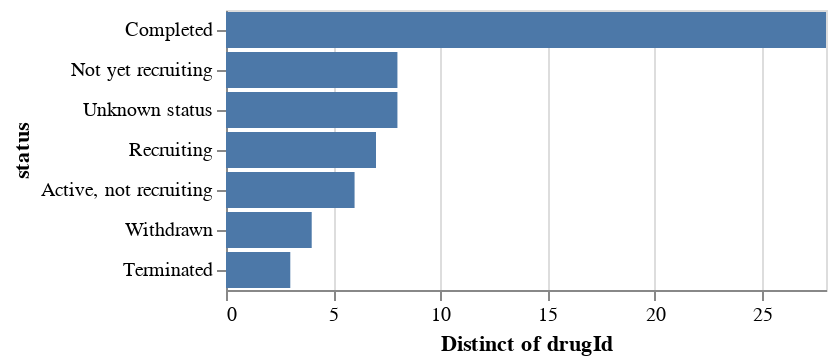

Here is the notebook cell this chart was saved with:
### Markdown cell above
## Reorder Y-axis (status) by x-axis (count)

Altair syntax allows you to sort by another field. In our case, we want to sort by the data result mapped to "x" (which is `distinct(drugId)`) but in descending order.

When you start to add in more complex encodings and parameters, you have to start using Altair's object representations such as `alt.X()` or `alt.Color()` rather than the column names themselves (this is a shortcut to an extent)

### Code cell
import altair as alt

fig = (
    alt.Chart(df).mark_bar().encode(
        x="distinct(drugId):Q",
        y=alt.Y("status:N").sort("-x"),
        tooltip=[
            "distinct(drugId):Q", 
            "status:N"
        ]
    )
)

fig

### Figure 1 — Vega-Lite specification as saved in the notebook (floating-point values rounded to 4 significant figures)
{"config": {"view": {"continuousWidth": 300, "continuousHeight": 300}}, "data": {"name": "data-d8b010d8a623bfd2a3ba7a368b00fc84"}, "mark": {"type": "bar"}, "encoding": {"tooltip": [{"aggregate": "distinct", "field": "drugId", "type": "quantitative"}, {"field": "status", "type": "nominal"}], "x": {"aggregate": "distinct", "field": "drugId", "type": "quantitative"}, "y": {"field": "status", "sort": "-x", "type": "nominal"}}, "$schema": "https://vega.github.io/schema/vega-lite/v5.15.1.json", "datasets": {"data-d8b010d8a623bfd2a3ba7a368b00fc84": [{"diseaseId": "EFO_0004194", "diseaseName": "IGA glomerulonephritis", "drugId": "CHEMBL429910", "drugName": "DAPAGLIFLOZIN", "type": "Small molecule", "mechanismOfAction": "Sodium/glucose cotransporter 2 inhibitor", "actionType": "Inhibitor", "symbol": "SLC5A2", "name": "solute carrier family 5 member 2", "phase": 4, "status": "Not yet recruiting", "source": "https://clinicaltrials.gov/ct2/show/NCT04662723"}, {"diseaseId": "EFO_0004194", "diseaseName": "IGA glomerulonephritis", "drugId": "CHEMBL1168", "drugName": "RAMIPRIL", "type": "Small molecule", "mechanismOfAction": "Angiotensin-converting enzyme inhibitor", "actionType": "Inhibitor", "symbol": "ACE", "name": "angiotensin I converting enzyme", "phase": 4, "status": "Not yet recruiting", "source": "https://clinicaltrials.gov/ct2/show/NCT04662723"}, {"diseaseId": "EFO_0004194", "diseaseName": "IGA glomerulonephritis", "drugId": "CHEMBL1535", "drugName": "HYDROXYCHLOROQUINE", "type": "Small molecule", "mechanismOfAction": "Toll-like receptor 7 antagonist", "actionType": "Antagonist", "symbol": "TLR7", "name": "toll like receptor 7", "phase": 4, "status": "Completed", "source": "https://clinicaltrials.gov/ct2/show/NCT02351752"}, {"diseaseId": "EFO_0004194", "diseaseName": "IGA glomerulonephritis", "drugId": "CHEMBL1639", "drugName": "ALISKIREN", "type": "Small molecule", "mechanismOfAction": "Renin inhibitor", "actionType": "Inhibitor", "symbol": "REN", "name": "renin", "phase": 4, "status": "Completed", "source": "https://clinicaltrials.gov/ct2/show/NCT00922311"}, {"diseaseId": "EFO_0004194", "diseaseName": "IGA glomerulonephritis", "drugId": "CHEMBL4594217", "drugName": "CANAGLIFLOZIN", "type": "Small molecule", "mechanismOfAction": "Sodium/glucose cotransporter 2 inhibitor", "actionType": "Inhibitor", "symbol": "SLC5A2", "name": "solute carrier family 5 member 2", "phase": 4, "status": "Not yet recruiting", "source": "https://clinicaltrials.gov/ct2/show/NCT04662723"}, {"diseaseId": "EFO_0004194", "diseaseName": "IGA glomerulonephritis", "drugId": "CHEMBL1535", "drugName": "HYDROXYCHLOROQUINE", "type": "Small molecule", "mechanismOfAction": "Toll-like receptor 9 antagonist", "actionType": "Antagonist", "symbol": "TLR9", "name": "toll like receptor 9", "phase": 4, "status": "Completed", "source": "https://clinicaltrials.gov/ct2/show/NCT02351752"}, {"diseaseId": "EFO_0004194", "diseaseName": "IGA glomerulonephritis", "drugId": "CHEMBL578", "drugName": "ENALAPRIL", "type": "Small molecule", "mechanismOfAction": "Angiotensin-converting enzyme inhibitor", "actionType": "Inhibitor", "symbol": "ACE", "name": "angiotensin I converting enzyme", "phase": 4, "status": "Completed", "source": "https://clinicaltrials.gov/ct2/show/NCT00367562"}, {"diseaseId": "EFO_0004194", "diseaseName": "IGA glomerulonephritis", "drugId": "CHEMBL1456", "drugName": "MYCOPHENOLATE MOFETIL", "type": "Small molecule", "mechanismOfAction": "Inosine-5'-monophosphate dehydrogenase (IMPDH) inhibitor", "actionType": "Inhibitor", "symbol": "IMPDH1", "name": "inosine monophosphate dehydrogenase 1", "phase": 4, "status": "Unknown status", "source": "https://clinicaltrials.gov/ct2/show/NCT02981212"}, {"diseaseId": "EFO_0004194", "diseaseName": "IGA glomerulonephritis", "drugId": "CHEMBL1069", "drugName": "VALSARTAN", "type": "Small molecule", "mechanismOfAction": "Type-1 angiotensin II receptor antagonist", "actionType": "Antagonist", "symbol": "AGTR1", "name": "angiotensin II receptor type 1", "phase": 4, "status": "Unknown status", "source": "https://clinicaltrials.gov/ct2/show/NCT02765594"}, {"diseaseId": "EFO_0004194", "diseaseName": "IGA glomerulonephritis", "drugId": "CHEMBL1690", "drugName": "HYDROXYCHLOROQUINE SULFATE", "type": "Small molecule", "mechanismOfAction": "Toll-like receptor 7 antagonist", "actionType": "Antagonist", "symbol": "TLR7", "name": "toll like receptor 7", "phase": 4, "status": "Completed", "source": "https://clinicaltrials.gov/ct2/show/NCT02351752"}, {"diseaseId": "EFO_0004194", "diseaseName": "IGA glomerulonephritis", "drugId": "CHEMBL1535", "drugName": "HYDROXYCHLOROQUINE", "type": "Small molecule", "mechanismOfAction": "Toll-like receptor 9 antagonist", "actionType": "Antagonist", "symbol": "TLR9", "name": "toll like receptor 9", "phase": 4, "status": "Unknown status", "source": "https://clinicaltrials.gov/ct2/show/NCT02765594"}, {"diseaseId": "EFO_0004194", "diseaseName": "IGA glomerulonephritis", "drugId": "CHEMBL608", "drugName": "PROBUCOL", "type": "Small molecule", "mechanismOfAction": "ATP-binding cassette sub-family A member 1 inhibitor", "actionType": "Inhibitor", "symbol": "ABCA1", "name": "ATP binding cassette subfamily A member 1", "phase": 4, "status": "Completed", "source": "https://clinicaltrials.gov/ct2/show/NCT00426348"}, {"diseaseId": "EFO_0004194", "diseaseName": "IGA glomerulonephritis", "drugId": "CHEMBL191", "drugName": "LOSARTAN", "type": "Small molecule", "mechanismOfAction": "Type-1 angiotensin II receptor antagonist", "actionType": "Antagonist", "symbol": "AGTR1", "name": "angiotensin II receptor type 1", "phase": 4, "status": "Unknown status", "source": "https://clinicaltrials.gov/ct2/show/NCT02231125"}, {"diseaseId": "EFO_0004194", "diseaseName": "IGA glomerulonephritis", "drugId": "CHEMBL635", "drugName": "PREDNISONE", "type": "Small molecule", "mechanismOfAction": "Glucocorticoid receptor agonist", "actionType": "Agonist", "symbol": "NR3C1", "name": "nuclear receptor subfamily 3 group C member 1", "phase": 4, "status": "Unknown status", "source": "https://clinicaltrials.gov/ct2/show/NCT01758120"}, {"diseaseId": "EFO_0004194", "diseaseName": "IGA glomerulonephritis", "drugId": "CHEMBL1690", "drugName": "HYDROXYCHLOROQUINE SULFATE", "type": "Small molecule", "mechanismOfAction": "Toll-like receptor 9 antagonist", "actionType": "Antagonist", "symbol": "TLR9", "name": "toll like receptor 9", "phase": 4, "status": "Unknown status", "source": "https://clinicaltrials.gov/ct2/show/NCT02765594"}, {"diseaseId": "EFO_0004194", "diseaseName": "IGA glomerulonephritis", "drugId": "CHEMBL1690", "drugName": "HYDROXYCHLOROQUINE SULFATE", "type": "Small molecule", "mechanismOfAction": "Toll-like receptor 9 antagonist", "actionType": "Antagonist", "symbol": "TLR9", "name": "toll like receptor 9", "phase": 4, "status": "Completed", "source": "https://clinicaltrials.gov/ct2/show/NCT02351752"}, {"diseaseId": "EFO_0004194", "diseaseName": "IGA glomerulonephritis", "drugId": "CHEMBL1201576", "drugName": "RITUXIMAB", "type": "Antibody", "mechanismOfAction": "B-lymphocyte antigen CD20 binding agent", "actionType": "Binding agent", "symbol": "MS4A1", "name": "membrane spanning 4-domains A1", "phase": 4, "status": "Recruiting", "source": "https://clinicaltrials.gov/ct2/show/NCT04525729"}, {"diseaseId": "EFO_0004194", "diseaseName": "IGA glomerulonephritis", "drugId": "CHEMBL1069", "drugName": "VALSARTAN", "type": "Small molecule", "mechanismOfAction": "Type-1 angiotensin II receptor antagonist", "actionType": "Antagonist", "symbol": "AGTR1", "name": "angiotensin II receptor type 1", "phase": 4, "status": "Completed", "source": "https://clinicaltrials.gov/ct2/show/NCT00367562,https://clinicaltrials.gov/ct2/show/NCT00426348"}, {"diseaseId": "EFO_0004194", "diseaseName": "IGA glomerulonephritis", "drugId": "CHEMBL1456", "drugName": "MYCOPHENOLATE MOFETIL", "type": "Small molecule", "mechanismOfAction": "Inosine-5'-monophosphate dehydrogenase (IMPDH) inhibitor", "actionType": "Inhibitor", "symbol": "IMPDH2", "name": "inosine monophosphate dehydrogenase 2", "phase": 4, "status": "Completed", "source": "https://clinicaltrials.gov/ct2/show/NCT00863252"}, {"diseaseId": "EFO_0004194", "diseaseName": "IGA glomerulonephritis", "drugId": "CHEMBL635", "drugName": "PREDNISONE", "type": "Small molecule", "mechanismOfAction": "Glucocorticoid receptor agonist", "actionType": "Agonist", "symbol": "NR3C1", "name": "nuclear receptor subfamily 3 group C member 1", "phase": 4, "status": "Active, not recruiting", "source": "https://clinicaltrials.gov/ct2/show/NCT03218852"}, {"diseaseId": "EFO_0004194", "diseaseName": "IGA glomerulonephritis", "drugId": "CHEMBL1456", "drugName": "MYCOPHENOLATE MOFETIL", "type": "Small molecule", "mechanismOfAction": "Inosine-5'-monophosphate dehydrogenase (IMPDH) inhibitor", "actionType": "Inhibitor", "symbol": "IMPDH2", "name": "inosine monophosphate dehydrogenase 2", "phase": 4, "status": "Unknown status", "source": "https://clinicaltrials.gov/ct2/show/NCT02981212"}, {"diseaseId": "EFO_0004194", "diseaseName": "IGA glomerulonephritis", "drugId": "CHEMBL1201576", "drugName": "RITUXIMAB", "type": "Antibody", "mechanismOfAction": "B-lymphocyte antigen CD20 binding agent", "actionType": "Binding agent", "symbol": "MS4A1", "name": "membrane spanning 4-domains A1", "phase": 4, "status": "Unknown status", "source": "https://clinicaltrials.gov/ct2/show/NCT02571842"}, {"diseaseId": "EFO_0004194", "diseaseName": "IGA glomerulonephritis", "drugId": "CHEMBL1690", "drugName": "HYDROXYCHLOROQUINE SULFATE", "type": "Small molecule", "mechanismOfAction": "Toll-like receptor 7 antagonist", "actionType": "Antagonist", "symbol": "TLR7", "name": "toll like receptor 7", "phase": 4, "status": "Unknown status", "source": "https://clinicaltrials.gov/ct2/show/NCT02765594"}, {"diseaseId": "EFO_0004194", "diseaseName": "IGA glomerulonephritis", "drugId": "CHEMBL1201081", "drugName": "METHYLPREDNISOLONE SODIUM SUCCINATE", "type": "Small molecule", "mechanismOfAction": "Glucocorticoid receptor agonist", "actionType": "Agonist", "symbol": "NR3C1", "name": "nuclear receptor subfamily 3 group C member 1", "phase": 4, "status": "Completed", "source": "https://clinicaltrials.gov/ct2/show/NCT00755859"}, {"diseaseId": "EFO_0004194", "diseaseName": "IGA glomerulonephritis", "drugId": "CHEMBL1237", "drugName": "LISINOPRIL", "type": "Small molecule", "mechanismOfAction": "Angiotensin-converting enzyme inhibitor", "actionType": "Inhibitor", "symbol": "ACE", "name": "angiotensin I converting enzyme", "phase": 4, "status": "Not yet recruiting", "source": "https://clinicaltrials.gov/ct2/show/NCT04662723"}, {"diseaseId": "EFO_0004194", "diseaseName": "IGA glomerulonephritis", "drugId": "CHEMBL1201265", "drugName": "METHYLPREDNISOLONE HEMISUCCINATE", "type": "Small molecule", "mechanismOfAction": "Glucocorticoid receptor agonist", "actionType": "Agonist", "symbol": "NR3C1", "name": "nuclear receptor subfamily 3 group C member 1", "phase": 4, "status": "Completed", "source": "https://clinicaltrials.gov/ct2/show/NCT00755859"}, {"diseaseId": "EFO_0004194", "diseaseName": "IGA glomerulonephritis", "drugId": "CHEMBL1535", "drugName": "HYDROXYCHLOROQUINE", "type": "Small molecule", "mechanismOfAction": "Toll-like receptor 7 antagonist", "actionType": "Antagonist", "symbol": "TLR7", "name": "toll like receptor 7", "phase": 4, "status": "Unknown status", "source": "https://clinicaltrials.gov/ct2/show/NCT02765594"}, {"diseaseId": "EFO_0004194", "diseaseName": "IGA glomerulonephritis", "drugId": "CHEMBL1201576", "drugName": "RITUXIMAB", "type": "Antibody", "mechanismOfAction": "B-lymphocyte antigen CD20 binding agent", "actionType": "Binding agent", "symbol": "MS4A1", "name": "membrane spanning 4-domains A1", "phase": 4, "status": "Completed", "source": "https://clinicaltrials.gov/ct2/show/NCT00498368"}, {"diseaseId": "EFO_0004194", "diseaseName": "IGA glomerulonephritis", "drugId": "CHEMBL1456", "drugName": "MYCOPHENOLATE MOFETIL", "type": "Small molecule", "mechanismOfAction": "Inosine-5'-monophosphate dehydrogenase (IMPDH) inhibitor", "actionType": "Inhibitor", "symbol": "IMPDH1", "name": "inosine monophosphate dehydrogenase 1", "phase": 4, "status": "Completed", "source": "https://clinicaltrials.gov/ct2/show/NCT00863252"}, {"diseaseId": "EFO_0004194", "diseaseName": "IGA glomerulonephritis", "drugId": "CHEMBL2048484", "drugName": "CANAGLIFLOZIN", "type": "Small molecule", "mechanismOfAction": "Sodium/glucose cotransporter 2 inhibitor", "actionType": "Inhibitor", "symbol": "SLC5A2", "name": "solute carrier family 5 member 2", "phase": 4, "status": "Not yet recruiting", "source": "https://clinicaltrials.gov/ct2/show/NCT04662723"}, {"diseaseId": "EFO_0004194", "diseaseName": "IGA glomerulonephritis", "drugId": "CHEMBL191", "drugName": "LOSARTAN", "type": "Small molecule", "mechanismOfAction": "Type-1 angiotensin II receptor antagonist", "actionType": "Antagonist", "symbol": "AGTR1", "name": "angiotensin II receptor type 1", "phase": 4, "status": "Completed", "source": "https://clinicaltrials.gov/ct2/show/NCT01115426"}, {"diseaseId": "EFO_0004194", "diseaseName": "IGA glomerulonephritis", "drugId": "CHEMBL2107830", "drugName": "EMPAGLIFLOZIN", "type": "Small molecule", "mechanismOfAction": "Sodium/glucose cotransporter 2 inhibitor", "actionType": "Inhibitor", "symbol": "SLC5A2", "name": "solute carrier family 5 member 2", "phase": 4, "status": "Not yet recruiting", "source": "https://clinicaltrials.gov/ct2/show/NCT04662723"}, {"diseaseId": "EFO_0004194", "diseaseName": "IGA glomerulonephritis", "drugId": "CHEMBL191", "drugName": "LOSARTAN", "type": "Small molecule", "mechanismOfAction": "Type-1 angiotensin II receptor antagonist", "actionType": "Antagonist", "symbol": "AGTR1", "name": "angiotensin II receptor type 1", "phase": 4, "status": "Not yet recruiting", "source": "https://clinicaltrials.gov/ct2/show/NCT04662723"}, {"diseaseId": "EFO_0004194", "diseaseName": "IGA glomerulonephritis", "drugId": "CHEMBL1168", "drugName": "RAMIPRIL", "type": "Small molecule", "mechanismOfAction": "Angiotensin-converting enzyme inhibitor", "actionType": "Inhibitor", "symbol": "ACE", "name": "angiotensin I converting enzyme", "phase": 4, "status": "Completed", "source": "https://clinicaltrials.gov/ct2/show/NCT01115426"}, {"diseaseId": "EFO_0004194", "diseaseName": "IGA glomerulonephritis", "drugId": "CHEMBL846", "drugName": "CALCITRIOL", "type": "Small molecule", "mechanismOfAction": "Vitamin D receptor agonist", "actionType": "Agonist", "symbol": "VDR", "name": "vitamin D receptor", "phase": 4, "status": "Completed", "source": "https://clinicaltrials.gov/ct2/show/NCT00319761"}, {"diseaseId": "EFO_0004194", "diseaseName": "IGA glomerulonephritis", "drugId": "CHEMBL1542", "drugName": "AZATHIOPRINE", "type": "Small molecule", "mechanismOfAction": "Amidophosphoribosyltransferase inhibitor", "actionType": "Inhibitor", "symbol": "PPAT", "name": "phosphoribosyl pyrophosphate amidotransferase", "phase": 4, "status": "Completed", "source": "https://clinicaltrials.gov/ct2/show/NCT00755859"}, {"diseaseId": "EFO_0004194", "diseaseName": "IGA glomerulonephritis", "drugId": "CHEMBL1639", "drugName": "ALISKIREN", "type": "Small molecule", "mechanismOfAction": "Renin inhibitor", "actionType": "Inhibitor", "symbol": "REN", "name": "renin", "phase": 3, "status": "Completed", "source": "https://clinicaltrials.gov/ct2/show/NCT00870493"}, {"diseaseId": "EFO_0004194", "diseaseName": "IGA glomerulonephritis", "drugId": "CHEMBL1456", "drugName": "MYCOPHENOLATE MOFETIL", "type": "Small molecule", "mechanismOfAction": "Inosine-5'-monophosphate dehydrogenase (IMPDH) inhibitor", "actionType": "Inhibitor", "symbol": "IMPDH2", "name": "inosine monophosphate dehydrogenase 2", "phase": 3, "status": "Terminated", "source": "https://clinicaltrials.gov/ct2/show/NCT00318474"}, {"diseaseId": "EFO_0004194", "diseaseName": "IGA glomerulonephritis", "drugId": "CHEMBL191", "drugName": "LOSARTAN", "type": "Small molecule", "mechanismOfAction": "Type-1 angiotensin II receptor antagonist", "actionType": "Antagonist", "symbol": "AGTR1", "name": "angiotensin II receptor type 1", "phase": 3, "status": "Not yet recruiting", "source": "https://clinicaltrials.gov/ct2/show/NCT03357653"}, {"diseaseId": "EFO_0004194", "diseaseName": "IGA glomerulonephritis", "drugId": "CHEMBL9194", "drugName": "ATRASENTAN", "type": "Small molecule", "mechanismOfAction": "Endothelin receptor ET-A antagonist", "actionType": "Antagonist", "symbol": "EDNRA", "name": "endothelin receptor type A", "phase": 3, "status": "Recruiting", "source": "https://clinicaltrials.gov/ct2/show/NCT04573478"}, {"diseaseId": "EFO_0004194", "diseaseName": "IGA glomerulonephritis", "drugId": "CHEMBL4298195", "drugName": "NARSOPLIMAB", "type": "Antibody", "mechanismOfAction": "Mannan-binding lectin serine protease 2 inhibitor", "actionType": "Inhibitor", "symbol": "MASP2", "name": "MBL associated serine protease 2", "phase": 3, "status": "Recruiting", "source": "https://clinicaltrials.gov/ct2/show/NCT03608033"}, {"diseaseId": "EFO_0004194", "diseaseName": "IGA glomerulonephritis", "drugId": "CHEMBL1456", "drugName": "MYCOPHENOLATE MOFETIL", "type": "Small molecule", "mechanismOfAction": "Inosine-5'-monophosphate dehydrogenase (IMPDH) inhibitor", "actionType": "Inhibitor", "symbol": "IMPDH1", "name": "inosine monophosphate dehydrogenase 1", "phase": 3, "status": "Unknown status", "source": "https://clinicaltrials.gov/ct2/show/NCT02187900"}, {"diseaseId": "EFO_0004194", "diseaseName": "IGA glomerulonephritis", "drugId": "CHEMBL4594448", "drugName": "IPTACOPAN", "type": "Small molecule", "mechanismOfAction": "Complement factor B inhibitor", "actionType": "Inhibitor", "symbol": "CFB", "name": "complement factor B", "phase": 3, "status": "Recruiting", "source": "https://clinicaltrials.gov/ct2/show/NCT04578834,https://clinicaltrials.gov/ct2/show/NCT04557462"}, {"diseaseId": "EFO_0004194", "diseaseName": "IGA glomerulonephritis", "drugId": "CHEMBL131", "drugName": "PREDNISOLONE", "type": "Small molecule", "mechanismOfAction": "Glucocorticoid receptor agonist", "actionType": "Agonist", "symbol": "NR3C1", "name": "nuclear receptor subfamily 3 group C member 1", "phase": 3, "status": "Completed", "source": "https://clinicaltrials.gov/ct2/show/NCT00554502"}, {"diseaseId": "EFO_0004194", "diseaseName": "IGA glomerulonephritis", "drugId": "CHEMBL1201081", "drugName": "METHYLPREDNISOLONE SODIUM SUCCINATE", "type": "Small molecule", "mechanismOfAction": "Glucocorticoid receptor agonist", "actionType": "Agonist", "symbol": "NR3C1", "name": "nuclear receptor subfamily 3 group C member 1", "phase": 3, "status": "Completed", "source": "https://clinicaltrials.gov/ct2/show/NCT00657059"}, {"diseaseId": "EFO_0004194", "diseaseName": "IGA glomerulonephritis", "drugId": "CHEMBL635", "drugName": "PREDNISONE", "type": "Small molecule", "mechanismOfAction": "Glucocorticoid receptor agonist", "actionType": "Agonist", "symbol": "NR3C1", "name": "nuclear receptor subfamily 3 group C member 1", "phase": 3, "status": "Completed", "source": "https://clinicaltrials.gov/ct2/show/NCT00657059,https://clinicaltrials.gov/ct2/show/NCT01392833"}, {"diseaseId": "EFO_0004194", "diseaseName": "IGA glomerulonephritis", "drugId": "CHEMBL1456", "drugName": "MYCOPHENOLATE MOFETIL", "type": "Small molecule", "mechanismOfAction": "Inosine-5'-monophosphate dehydrogenase (IMPDH) inhibitor", "actionType": "Inhibitor", "symbol": "IMPDH2", "name": "inosine monophosphate dehydrogenase 2", "phase": 3, "status": "Completed", "source": "https://clinicaltrials.gov/ct2/show/NCT00657059"}, {"diseaseId": "EFO_0004194", "diseaseName": "IGA glomerulonephritis", "drugId": "CHEMBL131", "drugName": "PREDNISOLONE", "type": "Small molecule", "mechanismOfAction": "Glucocorticoid receptor agonist", "actionType": "Agonist", "symbol": "NR3C1", "name": "nuclear receptor subfamily 3 group C member 1", "phase": 3, "status": "Not yet recruiting", "source": "https://clinicaltrials.gov/ct2/show/NCT05510323"}, {"diseaseId": "EFO_0004194", "diseaseName": "IGA glomerulonephritis", "drugId": "CHEMBL2107877", "drugName": "BLISIBIMOD", "type": "Protein", "mechanismOfAction": "Tumor necrosis factor ligand superfamily member 13B inhibitor", "actionType": "Inhibitor", "symbol": "TNFSF13B", "name": "TNF superfamily member 13b", "phase": 3, "status": "Withdrawn", "source": "https://clinicaltrials.gov/ct2/show/NCT02052219"}, {"diseaseId": "EFO_0004194", "diseaseName": "IGA glomerulonephritis", "drugId": "CHEMBL1513", "drugName": "IRBESARTAN", "type": "Small molecule", "mechanismOfAction": "Type-1 angiotensin II receptor antagonist", "actionType": "Antagonist", "symbol": "AGTR1", "name": "angiotensin II receptor type 1", "phase": 3, "status": "Completed", "source": "https://clinicaltrials.gov/ct2/show/NCT00657059"}, {"diseaseId": "EFO_0004194", "diseaseName": "IGA glomerulonephritis", "drugId": "CHEMBL1456", "drugName": "MYCOPHENOLATE MOFETIL", "type": "Small molecule", "mechanismOfAction": "Inosine-5'-monophosphate dehydrogenase (IMPDH) inhibitor", "actionType": "Inhibitor", "symbol": "IMPDH1", "name": "inosine monophosphate dehydrogenase 1", "phase": 3, "status": "Completed", "source": "https://clinicaltrials.gov/ct2/show/NCT00657059"}, {"diseaseId": "EFO_0004194", "diseaseName": "IGA glomerulonephritis", "drugId": "CHEMBL650", "drugName": "METHYLPREDNISOLONE", "type": "Small molecule", "mechanismOfAction": "Glucocorticoid receptor agonist", "actionType": "Agonist", "symbol": "NR3C1", "name": "nuclear receptor subfamily 3 group C member 1", "phase": 3, "status": "Completed", "source": "https://clinicaltrials.gov/ct2/show/NCT01392833,https://clinicaltrials.gov/ct2/show/NCT00657059,https://clinicaltrials.gov/ct2/show/NCT00554502"}, {"diseaseId": "EFO_0004194", "diseaseName": "IGA glomerulonephritis", "drugId": "CHEMBL1513", "drugName": "IRBESARTAN", "type": "Small molecule", "mechanismOfAction": "Type-1 angiotensin II receptor antagonist", "actionType": "Antagonist", "symbol": "AGTR1", "name": "angiotensin II receptor type 1", "phase": 3, "status": "Active, not recruiting", "source": "https://clinicaltrials.gov/ct2/show/NCT03762850"}, {"diseaseId": "EFO_0004194", "diseaseName": "IGA glomerulonephritis", "drugId": "CHEMBL1201265", "drugName": "METHYLPREDNISOLONE HEMISUCCINATE", "type": "Small molecule", "mechanismOfAction": "Glucocorticoid receptor agonist", "actionType": "Agonist", "symbol": "NR3C1", "name": "nuclear receptor subfamily 3 group C member 1", "phase": 3, "status": "Completed", "source": "https://clinicaltrials.gov/ct2/show/NCT00657059"}, {"diseaseId": "EFO_0004194", "diseaseName": "IGA glomerulonephritis", "drugId": "CHEMBL539423", "drugName": "SPARSENTAN", "type": "Small molecule", "mechanismOfAction": "Endothelin receptor ET-A antagonist", "actionType": "Antagonist", "symbol": "EDNRA", "name": "endothelin receptor type A", "phase": 3, "status": "Active, not recruiting", "source": "https://clinicaltrials.gov/ct2/show/NCT03762850"}, {"diseaseId": "EFO_0004194", "diseaseName": "IGA glomerulonephritis", "drugId": "CHEMBL1542", "drugName": "AZATHIOPRINE", "type": "Small molecule", "mechanismOfAction": "Amidophosphoribosyltransferase inhibitor", "actionType": "Inhibitor", "symbol": "PPAT", "name": "phosphoribosyl pyrophosphate amidotransferase", "phase": 3, "status": "Completed", "source": "https://clinicaltrials.gov/ct2/show/NCT00554502,https://clinicaltrials.gov/ct2/show/NCT01392833"}, {"diseaseId": "EFO_0004194", "diseaseName": "IGA glomerulonephritis", "drugId": "CHEMBL191", "drugName": "LOSARTAN", "type": "Small molecule", "mechanismOfAction": "Type-1 angiotensin II receptor antagonist", "actionType": "Antagonist", "symbol": "AGTR1", "name": "angiotensin II receptor type 1", "phase": 3, "status": "Completed", "source": "https://clinicaltrials.gov/ct2/show/NCT02232776"}, {"diseaseId": "EFO_0004194", "diseaseName": "IGA glomerulonephritis", "drugId": "CHEMBL539423", "drugName": "SPARSENTAN", "type": "Small molecule", "mechanismOfAction": "Type-1 angiotensin II receptor antagonist", "actionType": "Antagonist", "symbol": "AGTR1", "name": "angiotensin II receptor type 1", "phase": 3, "status": "Active, not recruiting", "source": "https://clinicaltrials.gov/ct2/show/NCT03762850"}, {"diseaseId": "EFO_0004194", "diseaseName": "IGA glomerulonephritis", "drugId": "CHEMBL1456", "drugName": "MYCOPHENOLATE MOFETIL", "type": "Small molecule", "mechanismOfAction": "Inosine-5'-monophosphate dehydrogenase (IMPDH) inhibitor", "actionType": "Inhibitor", "symbol": "IMPDH1", "name": "inosine monophosphate dehydrogenase 1", "phase": 3, "status": "Terminated", "source": "https://clinicaltrials.gov/ct2/show/NCT00318474"}, {"diseaseId": "EFO_0004194", "diseaseName": "IGA glomerulonephritis", "drugId": "CHEMBL1200622", "drugName": "PARICALCITOL", "type": "Small molecule", "mechanismOfAction": "Vitamin D receptor agonist", "actionType": "Agonist", "symbol": "VDR", "name": "vitamin D receptor", "phase": 3, "status": "Withdrawn", "source": "https://clinicaltrials.gov/ct2/show/NCT00599963"}, {"diseaseId": "EFO_0004194", "diseaseName": "IGA glomerulonephritis", "drugId": "CHEMBL1456", "drugName": "MYCOPHENOLATE MOFETIL", "type": "Small molecule", "mechanismOfAction": "Inosine-5'-monophosphate dehydrogenase (IMPDH) inhibitor", "actionType": "Inhibitor", "symbol": "IMPDH2", "name": "inosine monophosphate dehydrogenase 2", "phase": 3, "status": "Unknown status", "source": "https://clinicaltrials.gov/ct2/show/NCT02187900"}, {"diseaseId": "EFO_0004194", "diseaseName": "IGA glomerulonephritis", "drugId": "CHEMBL650", "drugName": "METHYLPREDNISOLONE", "type": "Small molecule", "mechanismOfAction": "Glucocorticoid receptor agonist", "actionType": "Agonist", "symbol": "NR3C1", "name": "nuclear receptor subfamily 3 group C member 1", "phase": 3, "status": "Recruiting", "source": "https://clinicaltrials.gov/ct2/show/NCT04833374"}, {"diseaseId": "EFO_0004194", "diseaseName": "IGA glomerulonephritis", "drugId": "CHEMBL2107877", "drugName": "BLISIBIMOD", "type": "Protein", "mechanismOfAction": "Tumor necrosis factor ligand superfamily member 13B inhibitor", "actionType": "Inhibitor", "symbol": "TNFSF13B", "name": "TNF superfamily member 13b", "phase": 2, "status": "Completed", "source": "https://clinicaltrials.gov/ct2/show/NCT02062684"}, {"diseaseId": "EFO_0004194", "diseaseName": "IGA glomerulonephritis", "drugId": "CHEMBL1742986", "drugName": "ATACICEPT", "type": "Protein", "mechanismOfAction": "Tumor necrosis factor ligand superfamily member 13B inhibitor", "actionType": "Inhibitor", "symbol": "TNFSF13B", "name": "TNF superfamily member 13b", "phase": 2, "status": "Active, not recruiting", "source": "https://clinicaltrials.gov/ct2/show/NCT04716231"}, {"diseaseId": "EFO_0004194", "diseaseName": "IGA glomerulonephritis", "drugId": "CHEMBL1742986", "drugName": "ATACICEPT", "type": "Protein", "mechanismOfAction": "Tumor necrosis factor ligand superfamily member 13B inhibitor", "actionType": "Inhibitor", "symbol": "TNFSF13B", "name": "TNF superfamily member 13b", "phase": 2, "status": "Terminated", "source": "https://clinicaltrials.gov/ct2/show/NCT02808429"}, {"diseaseId": "EFO_0004194", "diseaseName": "IGA glomerulonephritis", "drugId": "CHEMBL4594448", "drugName": "IPTACOPAN", "type": "Small molecule", "mechanismOfAction": "Complement factor B inhibitor", "actionType": "Inhibitor", "symbol": "CFB", "name": "complement factor B", "phase": 2, "status": "Completed", "source": "https://clinicaltrials.gov/ct2/show/NCT03373461"}, {"diseaseId": "EFO_0004194", "diseaseName": "IGA glomerulonephritis", "drugId": "CHEMBL635", "drugName": "PREDNISONE", "type": "Small molecule", "mechanismOfAction": "Glucocorticoid receptor agonist", "actionType": "Agonist", "symbol": "NR3C1", "name": "nuclear receptor subfamily 3 group C member 1", "phase": 2, "status": "Completed", "source": "https://clinicaltrials.gov/ct2/show/NCT00004448"}, {"diseaseId": "EFO_0004194", "diseaseName": "IGA glomerulonephritis", "drugId": "CHEMBL1742986", "drugName": "ATACICEPT", "type": "Protein", "mechanismOfAction": "Tumor necrosis factor ligand superfamily member 13 inhibitor", "actionType": "Inhibitor", "symbol": "TNFSF13", "name": "TNF superfamily member 13", "phase": 2, "status": "Terminated", "source": "https://clinicaltrials.gov/ct2/show/NCT02808429"}, {"diseaseId": "EFO_0004194", "diseaseName": "IGA glomerulonephritis", "drugId": "CHEMBL393220", "drugName": "ATORVASTATIN CALCIUM", "type": "Small molecule", "mechanismOfAction": "HMG-CoA reductase inhibitor", "actionType": "Inhibitor", "symbol": "HMGCR", "name": "3-hydroxy-3-methylglutaryl-CoA reductase", "phase": 2, "status": "Completed", "source": "https://clinicaltrials.gov/ct2/show/NCT00396721"}, {"diseaseId": "EFO_0004194", "diseaseName": "IGA glomerulonephritis", "drugId": "CHEMBL131", "drugName": "PREDNISOLONE", "type": "Small molecule", "mechanismOfAction": "Glucocorticoid receptor agonist", "actionType": "Agonist", "symbol": "NR3C1", "name": "nuclear receptor subfamily 3 group C member 1", "phase": 2, "status": "Unknown status", "source": "https://clinicaltrials.gov/ct2/show/NCT02662283"}, {"diseaseId": "EFO_0004194", "diseaseName": "IGA glomerulonephritis", "drugId": "CHEMBL4594462", "drugName": "BATIRAXCEPT", "type": "Protein", "mechanismOfAction": "Growth arrest-specific protein 6 inhibitor", "actionType": "Inhibitor", "symbol": "GAS6", "name": "growth arrest specific 6", "phase": 2, "status": "Terminated", "source": "https://clinicaltrials.gov/ct2/show/NCT04042623"}, {"diseaseId": "EFO_0004194", "diseaseName": "IGA glomerulonephritis", "drugId": "CHEMBL413", "drugName": "SIROLIMUS", "type": "Small molecule", "mechanismOfAction": "FK506-binding protein 1A inhibitor", "actionType": "Inhibitor", "symbol": "FKBP1A", "name": "FKBP prolyl isomerase 1A", "phase": 2, "status": "Completed", "source": "https://clinicaltrials.gov/ct2/show/NCT00396721"}, {"diseaseId": "EFO_0004194", "diseaseName": "IGA glomerulonephritis", "drugId": "CHEMBL2103830", "drugName": "FOSTAMATINIB", "type": "Small molecule", "mechanismOfAction": "Tyrosine-protein kinase SYK inhibitor", "actionType": "Inhibitor", "symbol": "SYK", "name": "spleen associated tyrosine kinase", "phase": 2, "status": "Withdrawn", "source": "https://clinicaltrials.gov/ct2/show/NCT02433236"}, {"diseaseId": "EFO_0004194", "diseaseName": "IGA glomerulonephritis", "drugId": "CHEMBL269732", "drugName": "TACROLIMUS", "type": "Small molecule", "mechanismOfAction": "FK506-binding protein 1A inhibitor", "actionType": "Inhibitor", "symbol": "FKBP1A", "name": "FKBP prolyl isomerase 1A", "phase": 2, "status": "Completed", "source": "https://clinicaltrials.gov/ct2/show/NCT01224028"}, {"diseaseId": "EFO_0004194", "diseaseName": "IGA glomerulonephritis", "drugId": "CHEMBL4594460", "drugName": "AT-1501", "type": "Unknown", "mechanismOfAction": "CD40 ligand inhibitor", "actionType": "Inhibitor", "symbol": "CD40LG", "name": "CD40 ligand", "phase": 2, "status": "Recruiting", "source": "https://clinicaltrials.gov/ct2/show/NCT05125068"}, {"diseaseId": "EFO_0004194", "diseaseName": "IGA glomerulonephritis", "drugId": "CHEMBL1742986", "drugName": "ATACICEPT", "type": "Protein", "mechanismOfAction": "Tumor necrosis factor ligand superfamily member 13 inhibitor", "actionType": "Inhibitor", "symbol": "TNFSF13", "name": "TNF superfamily member 13", "phase": 2, "status": "Active, not recruiting", "source": "https://clinicaltrials.gov/ct2/show/NCT04716231"}, {"diseaseId": "EFO_0004194", "diseaseName": "IGA glomerulonephritis", "drugId": "CHEMBL4594614", "drugName": "SIBEPRENLIMAB", "type": "Antibody", "mechanismOfAction": "Tumor necrosis factor ligand superfamily member 13 inhibitor", "actionType": "Inhibitor", "symbol": "TNFSF13", "name": "TNF superfamily member 13", "phase": 2, "status": "Active, not recruiting", "source": "https://clinicaltrials.gov/ct2/show/NCT04287985"}, {"diseaseId": "EFO_0004194", "diseaseName": "IGA glomerulonephritis", "drugId": "CHEMBL4594579", "drugName": "FELZARTAMAB", "type": "Antibody", "mechanismOfAction": "Lymphocyte differentiation antigen CD38 inhibitor", "actionType": "Inhibitor", "symbol": "CD38", "name": "CD38 molecule", "phase": 2, "status": "Recruiting", "source": "https://clinicaltrials.gov/ct2/show/NCT05065970"}, {"diseaseId": "EFO_0004194", "diseaseName": "IGA glomerulonephritis", "drugId": "CHEMBL1487", "drugName": "ATORVASTATIN", "type": "Small molecule", "mechanismOfAction": "HMG-CoA reductase inhibitor", "actionType": "Inhibitor", "symbol": "HMGCR", "name": "3-hydroxy-3-methylglutaryl-CoA reductase", "phase": 2, "status": "Completed", "source": "https://clinicaltrials.gov/ct2/show/NCT00396721"}, {"diseaseId": "EFO_0004194", "diseaseName": "IGA glomerulonephritis", "drugId": "CHEMBL3989871", "drugName": "AVACOPAN", "type": "Small molecule", "mechanismOfAction": "C5a anaphylatoxin chemotactic receptor antagonist", "actionType": "Antagonist", "symbol": "C5AR1", "name": "complement C5a receptor 1", "phase": 2, "status": "Completed", "source": "https://clinicaltrials.gov/ct2/show/NCT02384317"}, {"diseaseId": "EFO_0004194", "diseaseName": "IGA glomerulonephritis", "drugId": "CHEMBL1370", "drugName": "BUDESONIDE", "type": "Small molecule", "mechanismOfAction": "Glucocorticoid receptor agonist", "actionType": "Agonist", "symbol": "NR3C1", "name": "nuclear receptor subfamily 3 group C member 1", "phase": 2, "status": "Completed", "source": "https://clinicaltrials.gov/ct2/show/NCT00767221"}, {"diseaseId": "EFO_0004194", "diseaseName": "IGA glomerulonephritis", "drugId": "CHEMBL2103830", "drugName": "FOSTAMATINIB", "type": "Small molecule", "mechanismOfAction": "Tyrosine-protein kinase SYK inhibitor", "actionType": "Inhibitor", "symbol": "SYK", "name": "spleen associated tyrosine kinase", "phase": 2, "status": "Completed", "source": "https://clinicaltrials.gov/ct2/show/NCT02112838"}, {"diseaseId": "EFO_0004194", "diseaseName": "IGA glomerulonephritis", "drugId": "CHEMBL578", "drugName": "ENALAPRIL", "type": "Small molecule", "mechanismOfAction": "Angiotensin-converting enzyme inhibitor", "actionType": "Inhibitor", "symbol": "ACE", "name": "angiotensin I converting enzyme", "phase": 2, "status": "Completed", "source": "https://clinicaltrials.gov/ct2/show/NCT00396721"}, {"diseaseId": "EFO_0004194", "diseaseName": "IGA glomerulonephritis", "drugId": "CHEMBL3989516", "drugName": "FOSTAMATINIB DISODIUM", "type": "Small molecule", "mechanismOfAction": "Tyrosine-protein kinase SYK inhibitor", "actionType": "Inhibitor", "symbol": "SYK", "name": "spleen associated tyrosine kinase", "phase": 2, "status": "Withdrawn", "source": "https://clinicaltrials.gov/ct2/show/NCT02433236"}, {"diseaseId": "EFO_0004194", "diseaseName": "IGA glomerulonephritis", "drugId": "CHEMBL4297722", "drugName": "CEMDISIRAN", "type": "Oligonucleotide", "mechanismOfAction": "Complement C5 mRNA RNAi inhibitor", "actionType": "Rnai inhibitor", "symbol": "C5", "name": "complement C5", "phase": 2, "status": "Active, not recruiting", "source": "https://clinicaltrials.gov/ct2/show/NCT03841448"}, {"diseaseId": "EFO_0004194", "diseaseName": "IGA glomerulonephritis", "drugId": "CHEMBL4594614", "drugName": "SIBEPRENLIMAB", "type": "Antibody", "mechanismOfAction": "Tumor necrosis factor ligand superfamily member 13 inhibitor", "actionType": "Inhibitor", "symbol": "TNFSF13", "name": "TNF superfamily member 13", "phase": 1, "status": "Completed", "source": "https://clinicaltrials.gov/ct2/show/NCT03719443"}]}}
